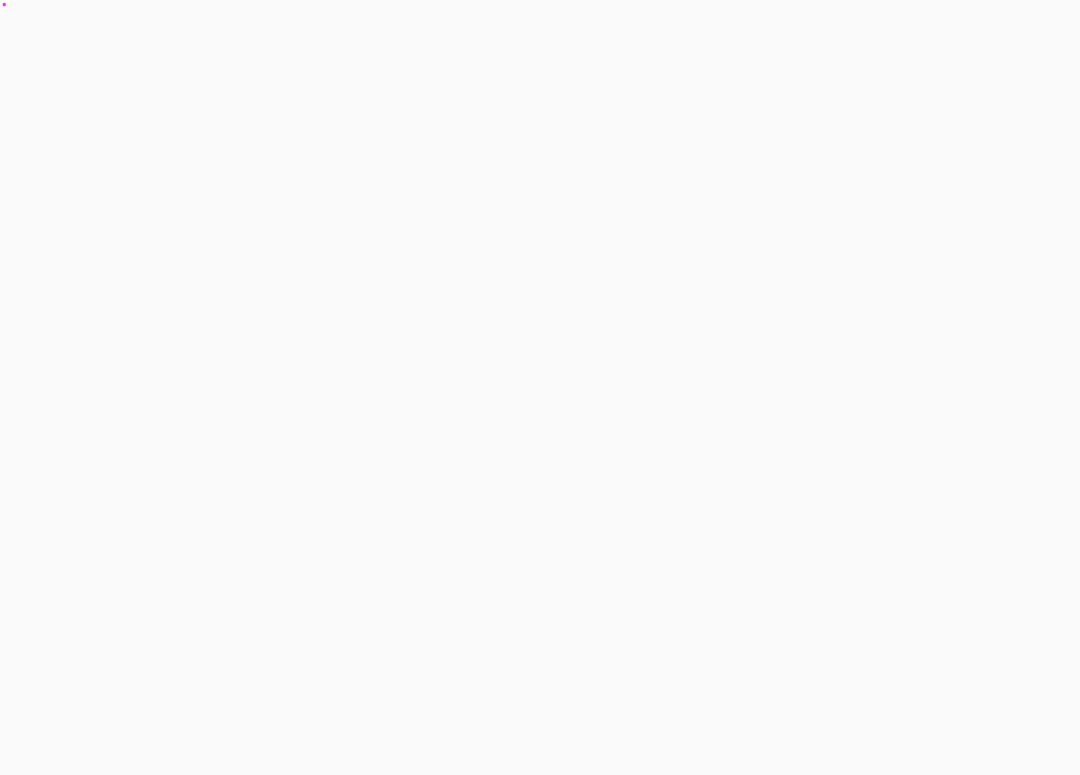
Frame 1 (no input)
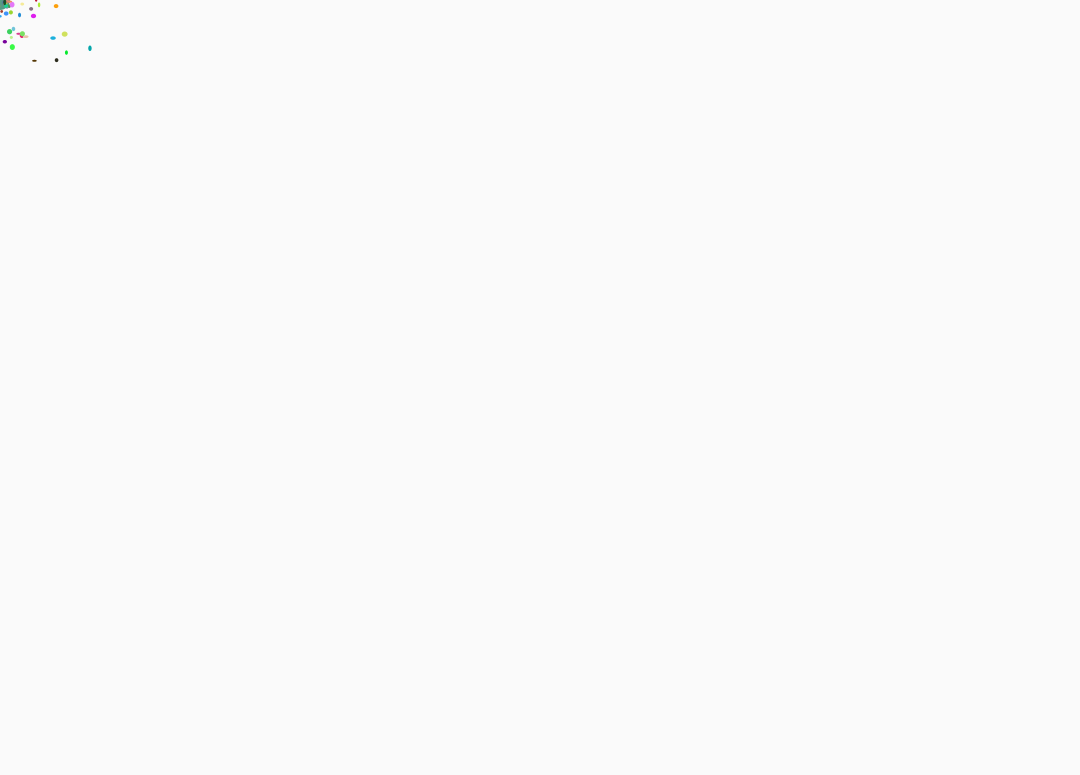
Frame 60 (the mouse pressed at the canvas centre just before this capture)
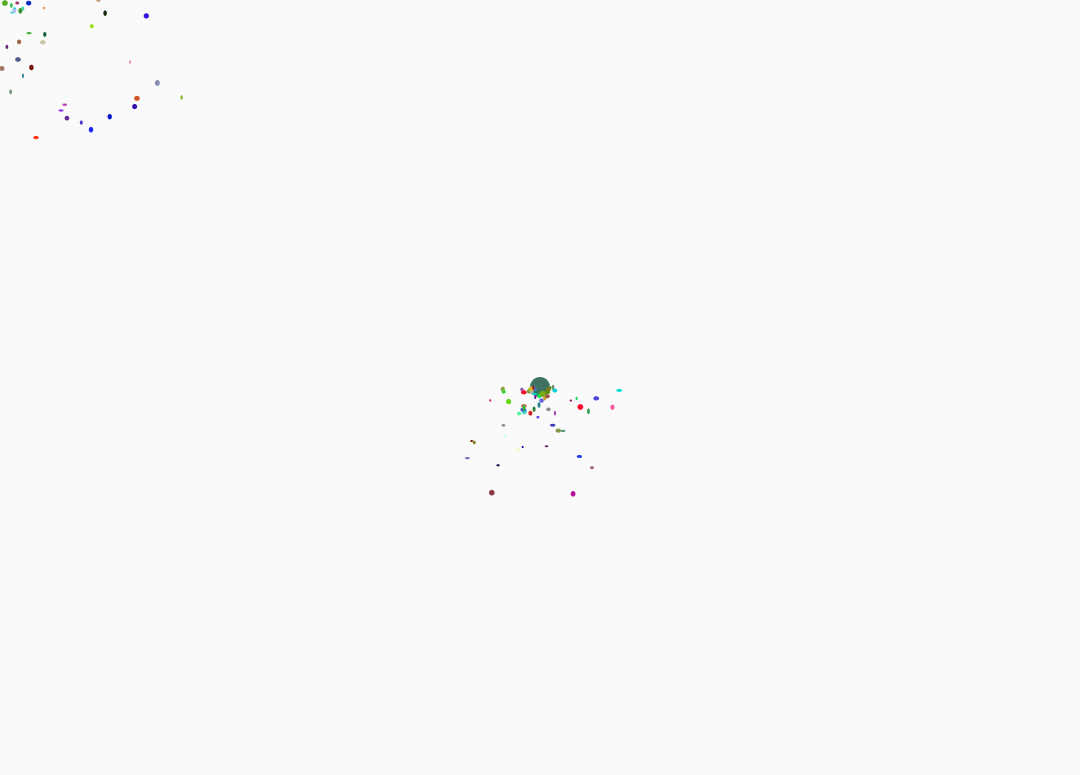
Frame 120 (the mouse held since frame 60 and released just before this capture)

The Processing sketch that drew these frames (run headless with seeded random() and noise(); from frame 60 on, the mouse is pressed at the canvas centre):

// Processing sketch: Confetti
// ── Confetti.pde
/////////////////////////////////////////////////////////////////////////////////////////////////////
//---------------------------------------------------------------------------------------------------
/////////////////////////////////////////////////////////////////////////////////////////////////////
void setup(){
  noStroke();
  size(1080,775);
  frameRate(40);
  background(150);
}

/////////////////////////////////////////////////////////////////////////////////////////////////////
//---------------------------------------------------------------------------------------------------
/////////////////////////////////////////////////////////////////////////////////////////////////////
void draw(){
  
  
  confettiList.add(new confetti(mouseX, mouseY, 5));
  
  background(250);
    
  ellipse(mouseX,mouseY,20,20);
  fill(255,255,255);
  
  for (int i = 0; i < confettiList.size(); i++){
           //drawing a particle and updating
           confetti tmp = confettiList.get(i);
           tmp.update();
           tmp.draw();
  }
}

/////////////////////////////////////////////////////////////////////////////////////////////////////
//---------------------------------------------------------------------------------------------------
/////////////////////////////////////////////////////////////////////////////////////////////////////

class catcher{
   float Vx,Vy,x,y,rad;
     
   catcher(float xCenter, float yCenter, float radius) {
     float speedMag = 6;
     //We use PI to have the illusion they are falling
     float angle = random(PI/2);
     float CX = cos(angle);
     float SX = sin(angle);
     x = radius*CX + xCenter;
     y = radius*SX + yCenter;
     Vx = speedMag*CX;
     Vy = speedMag*SX;
      
    }
}

/////////////////////////////////////////////////////////////////////////////////////////////////////
//---------------------------------------------------------------------------------------------------
/////////////////////////////////////////////////////////////////////////////////////////////////////

ArrayList<confetti> confettiList = new ArrayList();

class confetti {
    float Vx,Vy,x,y,rad;
    
    confetti(float xCenter, float yCenter, float radius) {
      float speedMag = random(2);
      //We use PI to have the illusion they are falling
      float angle = random(PI);
      float CX = cos(angle);
      float SX = sin(angle);
      x = radius*CX + xCenter;
      y = radius*SX + yCenter;
      Vx = speedMag*CX;
      Vy = speedMag*SX;
      
    }
    
    int search(float X, float Y, float Vx, float Vy) {
      for (int i = 0; i < confettiList.size(); i++) {
       confetti tmp = confettiList.get(i);
       if (tmp.x == X && tmp.y == Y && tmp.Vx == Vx && tmp.Vy == Vy) return i;
      }
      return -1;
    }
    void update() {
      x += Vx;
      y += Vy;
      
      if (x < 0 || x > width || y < 0 || y > height) {
        int index = this.search(this.x, this.y, this.Vx, this.Vy);
        confettiList.remove(index);
      }
    }
    void draw() {
      fill(random(255),random(255),random(255));
      ellipse(x,y,random(2,6),random(2,6));
      
   }
}
